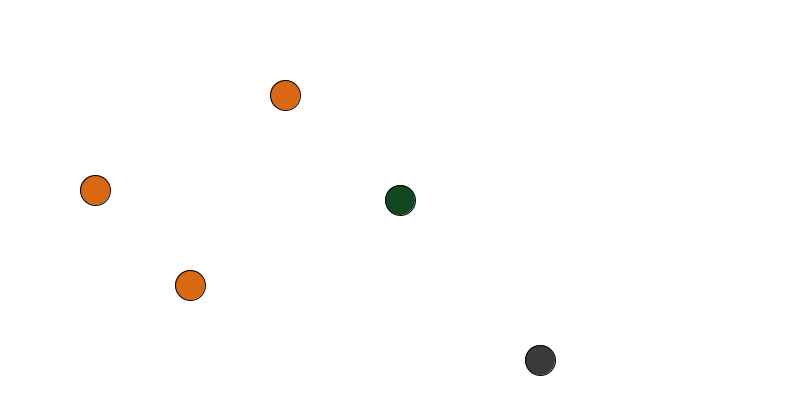
Frame 1 (no input)
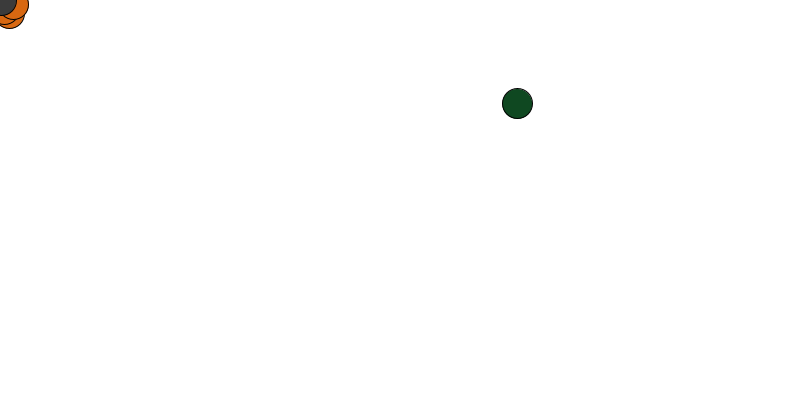
Frame 60 (the mouse pressed at the canvas centre just before this capture)
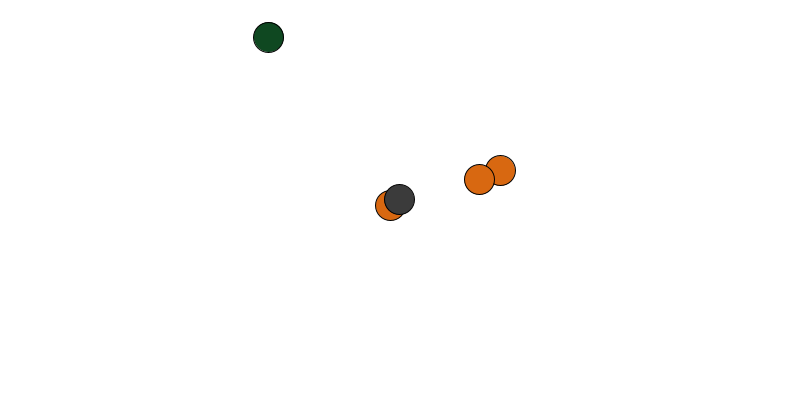
Frame 120 (the mouse held since frame 60 and released just before this capture)

The Processing sketch that drew these frames (run headless with seeded random() and noise(); from frame 60 on, the mouse is pressed at the canvas centre):

// Processing sketch: processing_101412
// ── processing_101412.pde

Enemy e1, e2, e3;
Player1 p1;
Food f1;

void setup() {
  size(800, 400);
  frameRate(24);
  e1 = new Enemy(200, 300, .05, 96);
  e2 = new Enemy(100, 200, .05, 96);
  e3 = new Enemy(300, 100, .05, 96);
  p1 = new Player1(600, 400, .1);
  f1 = new Food(400, 200, 48);
}

void draw() {
  background(255);
  e1.display();
  e2.display();
  e3.display();
  p1.display();
  f1.display();
}

class Enemy {
  int timer = 0;
  float eX;
  float eY;
  float easing;
  int respawn;

  Enemy(float tempX, float tempY, float tempEasing, int tempTime) {
    eX = tempX;
    eY = tempY;
    easing = tempEasing;
    respawn = tempTime;
  }

  void display() {
        timer++;
    if (timer >= respawn) {
      eX = random(width);
      eY = random(height);
      timer = 0;
    }
    float targetX = mouseX;
    float targetY = mouseY;
    eX += (targetX - eX) * easing;
    eY += (targetY - eY) * easing;
    fill(#D86811);
    ellipse(eX, eY, 30, 30);
  }
}

class Food {
  int timer = 0;
  float fX;
  float fY;
  int respawn;

  Food(float tempX, float tempY, int tempTime) {
    fX = tempX;
    fY = tempY;
    respawn = tempTime;
  }

  void display() {
    timer++;
    if (timer >= respawn) {
      fX = random(width);
      fY = random(height);
      timer = 0;
    }
    float distance = dist(p1.pX,p1.pY,fX,fY);
    if(distance < 20){
      fX = random(width);
      fY = random(height);
      timer = 0;
    }
    fill(#0F4821);
    ellipse(fX, fY, 30, 30);
  }
}

class Player1 {
  float pX;
  float pY;
  float easing;

  Player1(float tempX, float tempY, float tempEasing) {
    pX = tempX;
    pY = tempY;
    easing = tempEasing;
  }

  void display() {
    float targetX = mouseX;
    float targetY = mouseY;
    pX += (targetX - pX) * easing;
    pY += (targetY - pY) * easing;
    fill(#3B3B3B);
    ellipse(pX, pY, 30, 30);
  }
}
